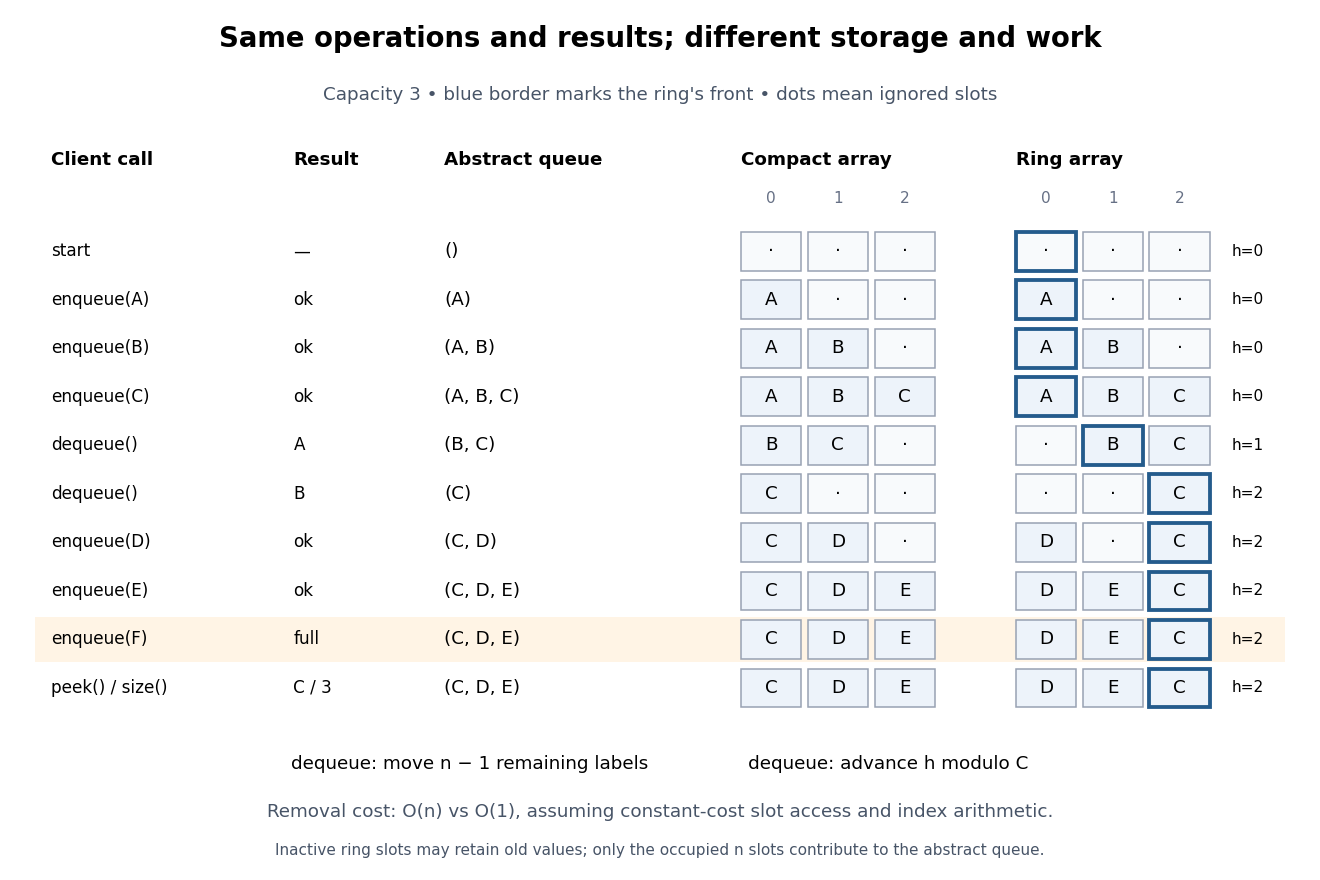

Recreate this plot in Python.
"""Draw two original queue representations; Python 3.14, matplotlib 3.10.7."""
from pathlib import Path

import matplotlib.pyplot as plt
from matplotlib.patches import Rectangle


TRACE = [
    ("start", "—", (), (None, None, None), 0),
    ("enqueue(A)", "ok", ("A",), ("A", None, None), 0),
    ("enqueue(B)", "ok", ("A", "B"), ("A", "B", None), 0),
    ("enqueue(C)", "ok", ("A", "B", "C"), ("A", "B", "C"), 0),
    ("dequeue()", "A", ("B", "C"), (None, "B", "C"), 1),
    ("dequeue()", "B", ("C",), (None, None, "C"), 2),
    ("enqueue(D)", "ok", ("C", "D"), ("D", None, "C"), 2),
    ("enqueue(E)", "ok", ("C", "D", "E"), ("D", "E", "C"), 2),
    ("enqueue(F)", "full", ("C", "D", "E"), ("D", "E", "C"), 2),
    ("peek() / size()", "C / 3", ("C", "D", "E"), ("D", "E", "C"), 2),
]


def cells(ax, x, y, values, front=None):
    for i, value in enumerate(values):
        ax.add_patch(Rectangle((x + i * 0.62, y - 0.18), 0.56, 0.36,
                               facecolor="#edf3fa" if value else "#f8fafc",
                               edgecolor="#245b8c" if i == front else "#98a2b3",
                               linewidth=2.5 if i == front else 1))
        ax.text(x + i * 0.62 + 0.28, y, value or "·", ha="center", va="center", fontsize=12)


def main():
    fig, ax = plt.subplots(figsize=(12, 8), dpi=110, facecolor="white")
    ax.set(xlim=(0, 12), ylim=(0, 8))
    ax.axis("off")
    ax.text(6, 7.65, "Same operations and results; different storage and work",
            ha="center", fontsize=18, weight="bold")
    ax.text(6, 7.15, "Capacity 3 • blue border marks the ring's front • dots mean ignored slots",
            ha="center", fontsize=12, color="#475467")
    for x, label in [(0.35, "Client call"), (2.6, "Result"), (4, "Abstract queue"),
                     (6.75, "Compact array"), (9.3, "Ring array")]:
        ax.text(x, 6.55, label, fontsize=12, weight="bold")
    for i in range(3):
        ax.text(6.75 + i * 0.62 + 0.28, 6.2, str(i), ha="center", fontsize=10, color="#667085")
        ax.text(9.3 + i * 0.62 + 0.28, 6.2, str(i), ha="center", fontsize=10, color="#667085")
    for index, (call, result, queue, ring, head) in enumerate(TRACE):
        y = 5.75 - index * 0.45
        if index == 8:
            ax.add_patch(Rectangle((0.2, y - 0.21), 11.6, 0.42, facecolor="#fff4e5", edgecolor="none"))
        ax.text(0.35, y, call, va="center", fontsize=11)
        ax.text(2.6, y, result, va="center", fontsize=11)
        ax.text(4, y, "(" + ", ".join(queue) + ")", va="center", fontsize=12)
        cells(ax, 6.75, y, list(queue) + [None] * (3 - len(queue)))
        cells(ax, 9.3, y, ring, front=head)
        ax.text(11.3, y, f"h={head}", va="center", fontsize=10)
    ax.text(6, 0.95, "dequeue: move n − 1 remaining labels                 dequeue: advance h modulo C",
            ha="center", fontsize=12)
    ax.text(6, 0.5, "Removal cost: O(n) vs O(1), assuming constant-cost slot access and index arithmetic.",
            ha="center", fontsize=12, color="#475467")
    ax.text(6, 0.15, "Inactive ring slots may retain old values; only the occupied n slots contribute to the abstract queue.",
            ha="center", fontsize=10, color="#475467")
    fig.subplots_adjust(left=0.01, right=0.99, top=0.99, bottom=0.01)
    fig.savefig(Path.cwd() / (Path(__file__).stem + ".png"), facecolor="white", transparent=False)
    plt.close(fig)


if __name__ == "__main__":
    main()
